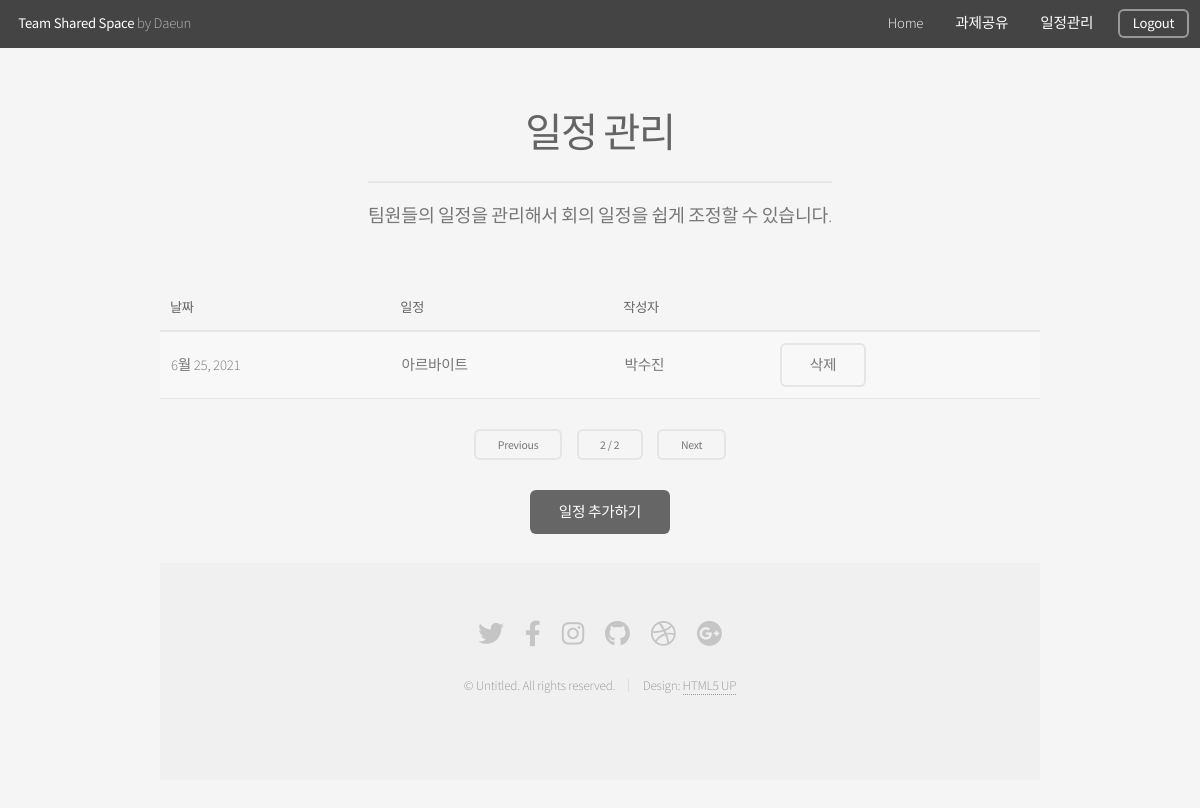
/schedule/view_schedule/?p=2, run on the app's committed database.
### schedule/models.py (models this page shows, shortened)
class Post(models.Model):
    username = models.CharField(max_length=100)
    title = models.CharField(max_length=100)
    pub_date = models.DateField(auto_now=False, blank=False, null=False)

### schedule/views.py (the view)
# urls.py: path('view_schedule/', views.view_schedule, name='view_schedule'),
def view_schedule(request):
    all_posts = Post.objects.all().order_by('pub_date')
    page = int(request.GET.get('p', 1))
    pagenator = Paginator(all_posts, 5)
    posts = pagenator.get_page(page)
    return render(request, 'schedule/view_schedule.html', {'posts': posts})

### schedule/templates/schedule/view_schedule.html (shortened to what this page needs)
<!DOCTYPE HTML>
{% load static %}
<html>
	<head>
		<link rel="stylesheet" href='{% static "board/assets/css/main.css" %}' />
	</head>
	<body class="is-preload">
		<div id="page-wrapper">
				<header id="header">
					<h1><a href="{% url 'user:main' %}">Team Shared Space</a> by Daeun</h1>
					<nav id="nav">
						<ul>
							<li><a href="{% url 'user:main' %}">Home</a></li>
							<li><a href="{% url 'board:list' %}">과제공유</a></li>
							<li><a href="{% url 'schedule:view_schedule' %}">일정관리</a></li>
							<li><a href="{% url 'user:logout' %}" class="button">Logout</a></li>
						</ul>
					</nav>
				</header>
				<section id="main" class="container">
					<header>
						<h2>일정 관리</h2>
						<p>팀원들의 일정을 관리해서 회의 일정을 쉽게 조정할 수 있습니다.</p>
					</header>
					<div class="table-wrapper">
							<table>
								<thead>
								<tr>
									<th scope="col">날짜</th>
									<th scope="col">일정</th>
									<th scope="col">작성자</th>
								</tr>
								</thead>
								      <tbody>
										{% for post in posts %}
										<tr>
										  	<td>{{ post.pub_date }}</td>
										  	<td>{{ post.title }}</td>
										  	<td>{{ post.username }}</td>
											<td><a href="{% url 'schedule:delete' post.id %}" class="button alt">삭제</a></td>
										</tr>
										{% endfor %}
									  </tbody>
							</table>
							<ul class="actions special">
								{% if posts.has_previous %}
								<li><a href="?p={{ posts.previous_page_number }}" class="button alt small">Previous</a></li>
								{% else %}
								<li><a href="#" class="button alt small">Previous</a></li>
								{% endif %}
								<li><a href="#" class="button alt small">{{ posts.number }} / {{ posts.paginator.num_pages }}</a></li>
								{% if posts.has_next %}
								<li><a href="?p={{ posts.next_page_number }}" class="button alt small">Next</a></li>
								{% else %}
								<li><a href="#" class="button alt small">Next</a></li>
								{% endif %}
							</ul>
							<ul class="actions special">
								<li><a href="{% url 'schedule:write_schedule' %}" class="button">일정 추가하기</a></li>
							</ul>
						</div>
				<footer id="footer">
					<ul class="icons">
						<li><a href="#" class="icon brands fa-twitter"><span class="label">Twitter</span></a></li>
						<li><a href="#" class="icon brands fa-facebook-f"><span class="label">Facebook</span></a></li>
						<li><a href="#" class="icon brands fa-instagram"><span class="label">Instagram</span></a></li>
						<li><a href="#" class="icon brands fa-github"><span class="label">Github</span></a></li>
						<li><a href="#" class="icon brands fa-dribbble"><span class="label">Dribbble</span></a></li>
						<li><a href="#" class="icon brands fa-google-plus"><span class="label">Google+</span></a></li>
					</ul>
					<ul class="copyright">
						<li>&copy; Untitled. All rights reserved.</li><li>Design: <a href="http://html5up.net">HTML5 UP</a></li>
					</ul>
				</footer>
				</section>
		</div>
	</body>
</html>

### data on the page
Post: pub_date "6월 25, 2021", title "아르바이트", username "박수진"

### other printed values
{{ posts.number }} "2"
{{ posts.paginator.num_pages }} "2"
